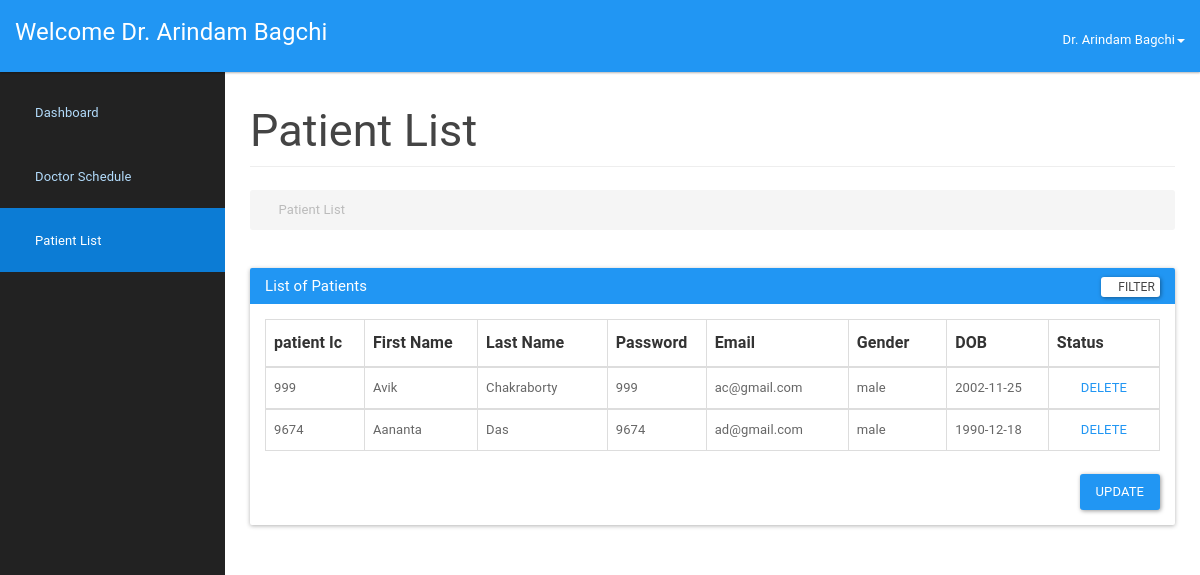
Screenshot of /admin/patientlist.php (signed in) with the database file from the repository.
### tables this page shows
CREATE TABLE `patient` (
  `icPatient` bigint(12) NOT NULL,
  `password` varchar(20) NOT NULL,
  `patientFirstName` varchar(20) NOT NULL,
  `patientLastName` varchar(20) NOT NULL,
  `patientDOB` date NOT NULL,
  `patientGender` varchar(10) NOT NULL,
  `patientEmail` varchar(100) NOT NULL
);

### admin/patientlist.php (the view, shortened to what this page needs)
<?php
include_once '../assets/conn/dbconnect.php';
$usersession = $_SESSION['adminSession'];
$res=mysqli_query($con,"SELECT * FROM admin WHERE icAdmin=".$usersession);
$userRow=mysqli_fetch_array($res,MYSQLI_ASSOC);
?>
<!DOCTYPE html>
<html lang="en">
    <head>
        <link href="assets/css/material.css" rel="stylesheet">
        <link href="assets/css/sb-admin.css" rel="stylesheet">
        <link href="assets/css/time/bootstrap-clockpicker.css" rel="stylesheet">
        <link href="assets/css/style.css" rel="stylesheet">
        <link href="assets/font-awesome/css/font-awesome.css" rel="stylesheet">
    </head>
    <body>
        <div id="wrapper">
            <nav class="navbar navbar-inverse navbar-fixed-top" role="navigation">
                <div class="navbar-header">
                    <a class="navbar-brand" href="admin.php">Welcome <?php echo $userRow['adminFirstName'];?> <?php echo $userRow['adminLastName'];?></a>
                </div>
                <ul class="nav navbar-right top-nav">
                    <li class="dropdown">
                        <a href="#" class="dropdown-toggle" data-toggle="dropdown"><i class="fa fa-user"></i> <?php echo $userRow['adminFirstName']; ?> <?php echo $userRow['adminLastName']; ?><b class="caret"></b></a>
                    </li>
                </ul>
                <div class="collapse navbar-collapse navbar-ex1-collapse">
                    <ul class="nav navbar-nav side-nav">
                         <li>
                            <a href="admin.php"><i class="fa fa-fw fa-dashboard"></i> Dashboard</a>
                        </li>
                        <li>
                            <a href="addschedule.php"><i class="fa fa-fw fa-table"></i> Doctor Schedule</a>
                        </li>
                        <li class="active">
                            <a href="patientlist.php"><i class="fa fa-fw fa-edit"></i> Patient List</a>
                        </li>
                    </ul>
                </div>
            </nav>
            <div id="page-wrapper">
                <div class="container-fluid">
                    <div class="row">
                        <div class="col-lg-12">
                            <h2 class="page-header">
                            Patient List
                            </h2>
                            <ol class="breadcrumb">
                                <li class="active">
                                    <i class="fa fa-calendar"></i> Patient List
                                </li>
                            </ol>
                        </div>
                    </div>
                    <div class="panel panel-primary filterable">
                        <div class="panel-heading">
                            <h3 class="panel-title">List of Patients</h3>
                            <div class="pull-right">
                            <button class="btn btn-default btn-xs btn-filter"><span class="fa fa-filter"></span> Filter</button>
                        </div>
                        </div>
                        <div class="panel-body">
                        <table class="table table-hover table-bordered">
                            <thead>
                                <tr class="filters">
                                    <th><input type="text" class="form-control" placeholder="patient Ic" disabled></th>
                                    <th><input type="text" class="form-control" placeholder="First Name" disabled></th>
                                    <th><input type="text" class="form-control" placeholder="Last Name" disabled></th>
                                    <th><input type="text" class="form-control" placeholder="Password" disabled></th>
                                    <th><input type="text" class="form-control" placeholder="Email" disabled></th>
                                    <th><input type="text" class="form-control" placeholder="Gender" disabled></th>
                                    <th><input type="text" class="form-control" placeholder="DOB" disabled></th>
                                    <th><input type="text" class="form-control" placeholder="Status" disabled></th>
                                </tr>
                            </thead>
                            <?php
                            $result=mysqli_query($con,"SELECT * FROM patient");
                            while ($patientRow=mysqli_fetch_array($result)) {
                                echo "<tbody>";
                                echo "<tr>";
                                    echo "<td>" . $patientRow['icPatient'] . "</td>";
                                    echo "<td>" . $patientRow['patientFirstName'] . "</td>";
                                    echo "<td>" . $patientRow['patientLastName'] . "</td>";
                                    echo "<td>" . $patientRow['password'] . "</td>";
                                    echo "<td>" . $patientRow['patientEmail'] . "</td>";
                                    echo "<td>" . $patientRow['patientGender'] . "</td>";
                                    echo "<td>" . $patientRow['patientDOB'] . "</td>";
                                    echo "<form method='POST'>";
                                    echo "<td class='text-center'><a href='#' id='".$patientRow['icPatient']."' class='delete'>DELETE</a>
                            </td>";
                            }
                                echo "</tr>";
                           echo "</tbody>";
                       echo "</table>";
                       echo "<div class='panel panel-default'>";
                       echo "<div class='col-md-offset-3 pull-right'>";
                       echo "<button class='btn btn-primary' type='submit' value='Submit' name='submit'>Update</button>";
                        echo "</div>";
                        echo "</div>";
                        ?>
                        </div>
                    </div>
                </div>
            </div>
    </body>
</html>

### admin/assets/css/sb-admin.css (style rules this page uses)
body { margin-top: 100px; background-color: #222; }
@media (min-width:768px) { body { margin-top: 50px; } }
#wrapper { padding-left: 0; }
#page-wrapper { min-height: 900px !important; width: 100%; padding: 0; background-color: #fff; }
@media (min-width:768px) { #wrapper { padding-left: 225px; } }
@media (min-width:768px) { #page-wrapper { padding: 10px; } }
.top-nav { padding: 0 15px; }
.top-nav>li { display: inline-block; float: left; }
.top-nav>li>a { padding-top: 17px; padding-bottom: 10px; line-height: 45px; color: white; }
@media (min-width:768px) { .side-nav { position: fixed; top: 80px; left: 225px; width: 225px; margin-left: -225px; border: none; border-radius: 0; overflow-y: auto; background-color: #222; bottom: 0; overflow-x: hidden; padding-bottom: 40px; } }
@media (min-width:768px) { .side-nav>li>a { width: 225px; } }

### admin/assets/css/style.css (style rules this page uses)
.filterable { margin-top: 15px; }
.filterable .panel-heading .pull-right { margin-top: -20px; }
.filterable .filters input[disabled] { background-color: transparent; border: none; cursor: auto; box-shadow: none; padding: 0; height: auto; }

### rows the page displays
patient: icPatient "999", patientFirstName "Avik", patientLastName "Chakraborty", password "999", patientEmail "ac@gmail.com", patientGender "male", patientDOB "2002-11-25"
patient: icPatient "9674", patientFirstName "Aananta", patientLastName "Das", password "9674", patientEmail "ad@gmail.com", patientGender "male", patientDOB "1990-12-18"

### other values shown
$userRow['adminFirstName'] "Dr. Arindam"
$userRow['adminLastName'] "Bagchi"
